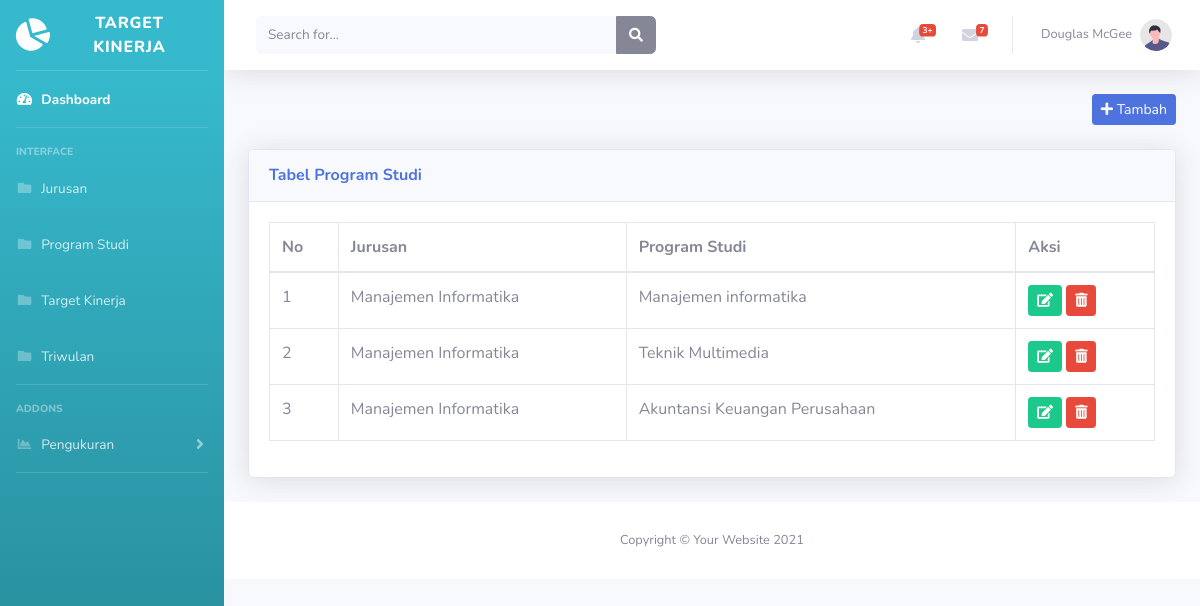
Page /prodi/prodi.php on the committed database.
### tables this page shows
CREATE TABLE `prodi` (
  `id_prodi` int(10) NOT NULL,
  `id_jurusan` int(11) NOT NULL,
  `nama_prodi` varchar(255) NOT NULL
);

CREATE TABLE `jurusan` (
  `id_jurusan` int(10) NOT NULL,
  `nama_jurusan` varchar(255) NOT NULL
);

### prodi/prodi.php (the view, shortened to what this page needs)
<!DOCTYPE html>
<html lang="en">
  <head>
    <link
      href="../vendor/fontawesome-free/css/all.min.css"
      rel="stylesheet"
      type="text/css"
    />
    <link href="../css/sb-admin-2.min.css" rel="stylesheet" />
  </head>
  <body id="page-top">
    <div id="wrapper">
      <ul
        class="navbar-nav bg-gradient-info sidebar sidebar-dark accordion"
        id="accordionSidebar"
      >
        <a
          class="sidebar-brand d-flex align-items-center justify-content-center"
          href="index.php"
        >
          <div class="sidebar-brand-icon rotate-n-15">
            <i class="fas fa-chart-pie"></i>
          </div>
          <div class="sidebar-brand-text mx-3">Target Kinerja</div>
        </a>
        <hr class="sidebar-divider my-0" />
        <li class="nav-item active">
          <a class="nav-link" href="../index.php">
            <i class="fas fa-fw fa-tachometer-alt"></i>
            <span>Dashboard</span></a
          >
        </li>
        <hr class="sidebar-divider" />
        <div class="sidebar-heading">Interface</div>
        <li class="nav-item">
          <a class="nav-link" href="../jurusan/jurusan.php">
            <i class="fas fa-fw fa-folder"></i>
            <span>Jurusan</span></a
          >
        </li>
        <li class="nav-item">
          <a class="nav-link" href="prodi.php">
            <i class="fas fa-fw fa-folder"></i>
            <span>Program Studi</span></a
          >
        </li>
        <li class="nav-item">
          <a class="nav-link" href="../iku/iku.php">
            <i class="fas fa-fw fa-folder"></i>
            <span>Target Kinerja</span></a
          >
        </li>
        <li class="nav-item">
          <a class="nav-link" href="../triwulan/triwulan.php">
            <i class="fas fa-fw fa-folder"></i>
            <span>Triwulan</span></a
          >
        </li>
        <hr class="sidebar-divider" />
        <div class="sidebar-heading">Addons</div>
        <li class="nav-item">
          <a
            class="nav-link collapsed"
            href="#"
            data-toggle="collapse"
            data-target="#collapsePages"
            aria-expanded="true"
            aria-controls="collapsePages"
          >
            <i class="fas fa-fw fa-chart-area"></i>
            <span>Pengukuran</span>
          </a>
        </li>
        <hr class="sidebar-divider d-none d-md-block" />
      </ul>
      <div id="content-wrapper" class="d-flex flex-column">
        <div id="content">
          <nav
            class="navbar navbar-expand navbar-light bg-white topbar mb-4 static-top shadow"
          >
            <form
              class="d-none d-sm-inline-block form-inline mr-auto ml-md-3 my-2 my-md-0 mw-100 navbar-search"
            >
              <div class="input-group">
                <input
                  type="text"
                  class="form-control bg-light border-0 small"
                  placeholder="Search for..."
                  aria-label="Search"
                  aria-describedby="basic-addon2"
                />
                <div class="input-group-append">
                  <button class="btn btn-secondary" type="button">
                    <i class="fas fa-search fa-sm"></i>
                  </button>
                </div>
              </div>
            </form>
            <ul class="navbar-nav ml-auto">
              <li class="nav-item dropdown no-arrow mx-1">
                <a
                  class="nav-link dropdown-toggle"
                  href="#"
                  id="alertsDropdown"
                  role="button"
                  data-toggle="dropdown"
                  aria-haspopup="true"
                  aria-expanded="false"
                >
                  <i class="fas fa-bell fa-fw"></i>
                  <span class="badge badge-danger badge-counter">3+</span>
                </a>
              </li>
              <li class="nav-item dropdown no-arrow mx-1">
                <a
                  class="nav-link dropdown-toggle"
                  href="#"
                  id="messagesDropdown"
                  role="button"
                  data-toggle="dropdown"
                  aria-haspopup="true"
                  aria-expanded="false"
                >
                  <i class="fas fa-envelope fa-fw"></i>
                  <span class="badge badge-danger badge-counter">7</span>
                </a>
              </li>
              <li class="nav-item dropdown no-arrow">
                <a
                  class="nav-link dropdown-toggle"
                  href="#"
                  id="userDropdown"
                  role="button"
                  data-toggle="dropdown"
                  aria-haspopup="true"
                  aria-expanded="false"
                >
                  <span class="mr-2 d-none d-lg-inline text-gray-600 small"
                    >Douglas McGee</span
                  >
                  <img
                    class="img-profile rounded-circle"
                    src="img/undraw_profile.svg"
                  />
                </a>
              </li>
            </ul>
          </nav>
            <div class="container-fluid">
        <div class="form-group; text-right">
            <a href="tambah_prodi.php" class="btn btn-sm btn-primary" name="tambah" type="submit"><i class="fa fa-plus"></i> Tambah</a>
        </div>
        <br/>
        <div class="card shadow mb-4">
            <div class="card-header py-3">
                <h6 class="m-0 font-weight-bold text-primary">Tabel Program Studi</h6>
            </div>
            <div class="card-body">
                <div class="table-responsive">
                <form>
    <table class="table table-bordered" id="dataTable" width="100%" cellspacing="0">
        <thead>
            <tr>
                <th>No</th>
                <th>Jurusan</th>
                <th>Program Studi</th>
                <th>Aksi</th>
            </tr>
        </thead>
            <tbody>
                <?php
                include '../koneksi.php';
                $no = 1;
                $data = mysqli_query($koneksi, "SELECT jurusan.id_jurusan, jurusan.nama_jurusan, prodi.id_prodi, prodi.nama_prodi
                FROM jurusan
                JOIN prodi ON jurusan.id_jurusan = prodi.id_jurusan;
                ");
                while($d = mysqli_fetch_array($data)){
                ?>
                <tr>
                    <td><?php echo $no++; ?></td>
                    <td><?php echo $d['nama_jurusan']; ?></td>
                    <td>
                        <?php
                        echo $d['nama_prodi']
                        ?>
                    </td>
                    <td>
                        <a href="edit_prodi.php?id_prodi=<?php echo $d['id_prodi'];?>" class="btn btn-success btn-sm"><i class="fa fa-edit"></i></a>
                        <a href="hapus_prodi.php?id_prodi=<?php echo $d['id_prodi'];?>" class="btn btn-danger btn-sm" onclick="return confirm('Anda yakin ingin menghapus jurusan ini?')"><i class="fas fa-trash-alt"></i></a>
                    </td>
                </tr>
                <?php
                }
                ?>
            </tbody>
    </table>
</form>
                </div>
            </div>
        </div>
        </div>
        <footer class="sticky-footer bg-white">
          <div class="container my-auto">
            <div class="copyright text-center my-auto">
              <span>Copyright &copy; Your Website 2021</span>
            </div>
          </div>
        </footer>
      </div>
    </div>
  </body>
</html>

### rows in the picture
prodi: id_jurusan.nama_jurusan "Manajemen Informatika", nama_prodi "Manajemen informatika"
prodi: id_jurusan.nama_jurusan "Manajemen Informatika", nama_prodi "Teknik Multimedia"
prodi: id_jurusan.nama_jurusan "Manajemen Informatika", nama_prodi "Akuntansi Keuangan Perusahaan"
